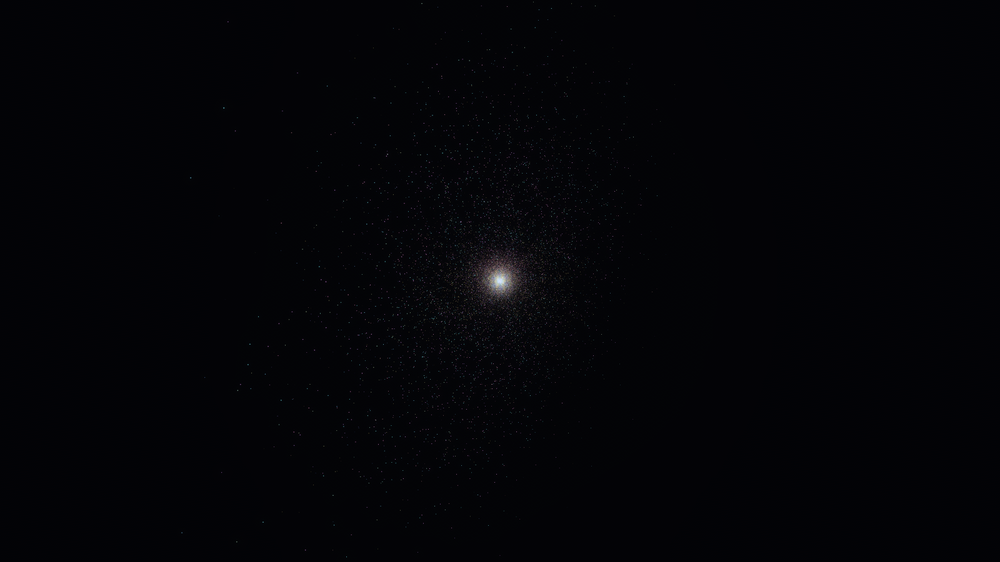
#> input picture ponte/risultati/2026-10-13_foto_assorbe_f1200/foto.png, 1000 x 562 px, shrunk from 1600 x 900 before the run
$ python gl_immagini.py ../ponte/risultati/2026-10-13_foto_assorbe_f1200/foto.png
#> lines starting #> are read from the running program, lines starting #| are printed output that depends on the picture; after the words box and inside, x2 and y2 are one past the last pixel; in counts of white or black regions, pixels touching at a corner belong together
"""Studio "bagliori": esami I1-I3 su una foto del Laboratorio (pre-registrazione lab/out/gl_prereg.json).

uso: python3 lab/gl_immagini.py foto.png [etichetta]   -> stampa un JSON con I1, I2, I3

I pannelli dell'interfaccia (testo in alto e in basso) sono esclusi: si guarda solo la fascia centrale
(righe 12 %-82 % dell'altezza).
"""
import json
import sys

import numpy as np
from PIL import Image


def esami(path):
    im = np.asarray(Image.open(path).convert("RGB")).astype(float)
    h, w, _ = im.shape
#> h = 562; w = 1000
    im = im[int(0.12 * h):int(0.82 * h)]
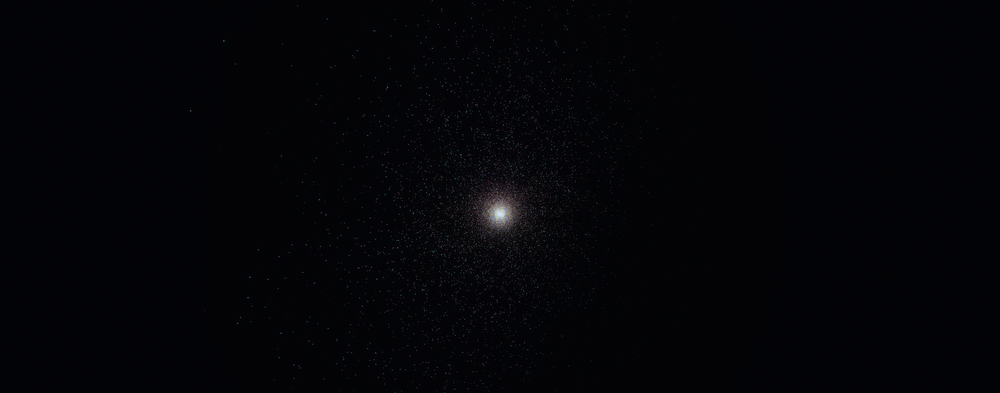
#> im: shape (393, 1000, 3) float64; mean R, G, B 3.7, 4.1, 7.2
    lum = 0.2126 * im[..., 0] + 0.7152 * im[..., 1] + 0.0722 * im[..., 2]
    fondo = np.median(lum)
#> fondo = 3.22
    lum_n = np.clip(lum - fondo, 0, None)
    acceso = lum_n > 0.1 * lum_n.max()
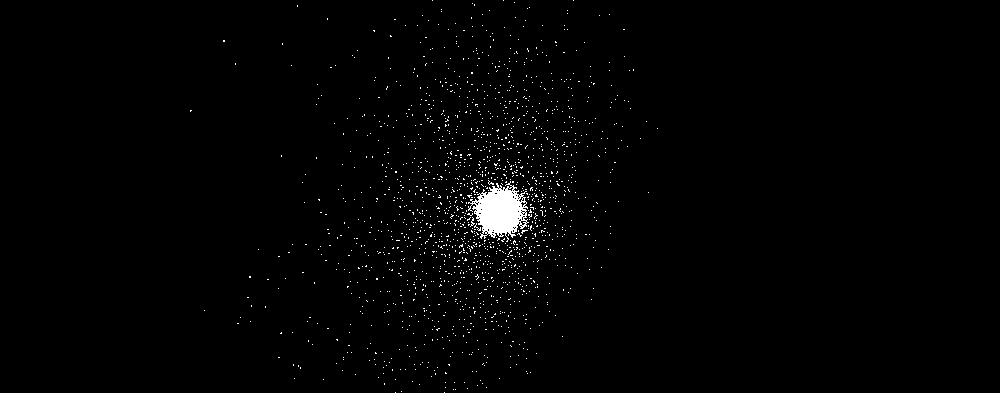
#> acceso: shape (393, 1000) bool; 1.2% white; 1646 white regions (1645 under 20 px), largest, box (x1, y1, x2, y2) and area: (468, 181, 529, 242) 2049
    # I1 saturazione
    sat_px = (im.max(axis=2) >= 250) & acceso
#> sat_px: shape (393, 1000) bool; every value is 0
    i1 = float(sat_px.sum() / max(acceso.sum(), 1))
#> i1 = 0
    # I2 nucleo contro bordo
    yy, xx = np.mgrid[0:lum_n.shape[0], 0:lum_n.shape[1]]
    tot = lum_n.sum()
#> tot = 432236.4
    cy, cx = (lum_n * yy).sum() / tot, (lum_n * xx).sum() / tot
#> cy = 206.9; cx = 487.1
    r = np.hypot(yy - cy, xx - cx)
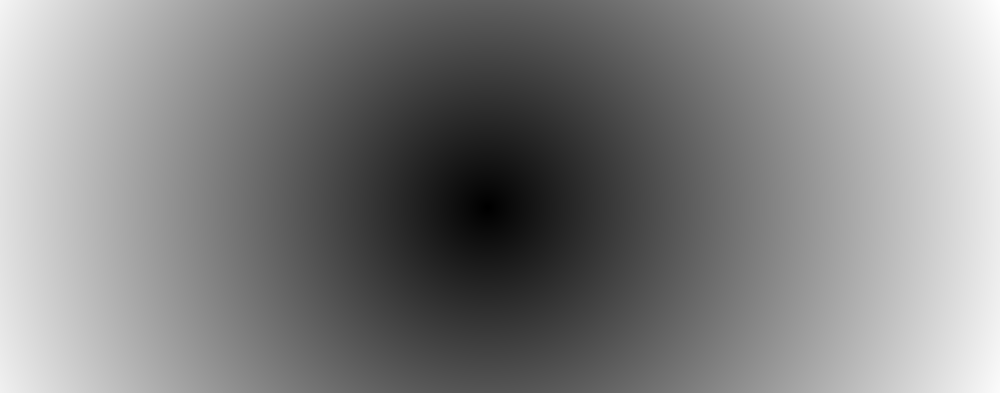
#> r: shape (393, 1000) float64; min 0.129, max 552.1, mean 282.2; drawn with min black and max white
    ordine = np.argsort(r.ravel())
    cum = np.cumsum(lum_n.ravel()[ordine])
    r50 = float(r.ravel()[ordine][np.searchsorted(cum, 0.5 * tot)])
#> r50 = 58.74
    nucleo = lum_n[r < 0.5 * r50].mean()
#> nucleo = 49.73
    corona = lum_n[(r > 1.2 * r50) & (r < 1.6 * r50)].mean()
#> corona = 3.68
    i2 = float(nucleo / max(corona, 1e-9))
#> i2 = 13.5
    # I3 saturazione del colore (HSV) dei pixel accesi
    mx, mn = im.max(axis=2), im.min(axis=2)
    s = np.where(mx > 0, (mx - mn) / np.maximum(mx, 1e-9), 0)
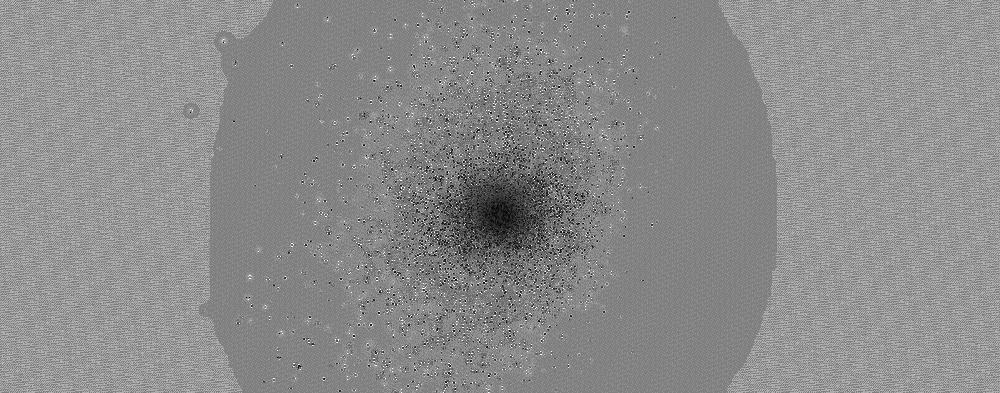
#> s: shape (393, 1000) float64; min 0, max 1, mean 0.548
    i3 = float(s[acceso].mean())
#> i3 = 0.269
    return dict(foto=path, I1_frazione_saturi=i1, I1=i1 <= 0.05, I2_rapporto=i2, I2=i2 >= 2.0, R50_px=r50,
                centro_px=[float(cx), float(cy + int(0.12 * h))], I3_saturazione=i3, I3=i3 >= 0.35,
                pixel_accesi=int(acceso.sum()))


if __name__ == "__main__":
    print(json.dumps(esami(sys.argv[1]), indent=1))
